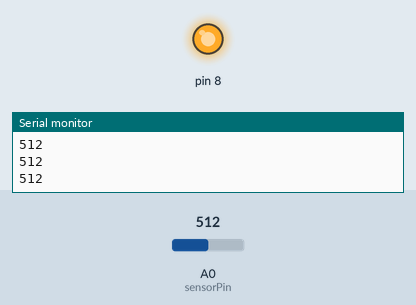
Recording of a sketch running on a simulated Arduino Uno, built with avr-gcc and run on an emulated ATmega328P. Shown: output pins drawn as LEDs (lit = HIGH), the last lines printed to the serial monitor. The inputs (shaded band) are chosen by the test bench; at power-on: A0 (sensorPin) = 512.

Above: at 1.2 s.
1.3 s: A0 (sensorPin) set to 805
2.8 s: A0 (sensorPin) set to 829
At 3.6 s:
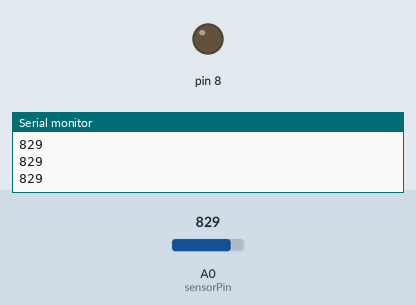
4.3 s: A0 (sensorPin) set to 810
At 4.7 s:
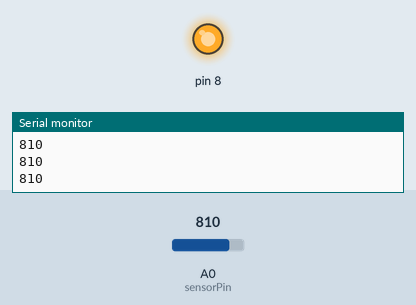
5.8 s: A0 (sensorPin) set to 830
At 7.1 s:
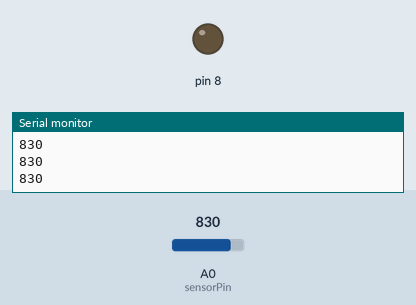
Timing chart, 0 to 8.3 s (numbered marks = the images above; inputs shaded):
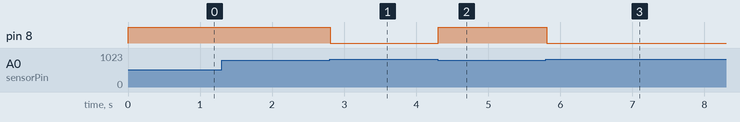

The sketch:

photoresistor_led.ino
```cpp
const int sensorPin = 0;
int lightLevel, high = 0, low = 1023;
void setup()
{
  Serial.begin(9600);
  pinMode(8,OUTPUT);
}


void loop()
{

  lightLevel = analogRead(sensorPin);
  Serial.println(lightLevel);
  if (lightLevel > 820){
    digitalWrite(8,LOW);
  }
  else {
    digitalWrite(8,HIGH);
  }
}
```

Measured:
- the behaviour switches between 820 and 821 on A0 (sensorPin) (found by bisection; images 0 and 1)
- after the input at 2.8 s, pin 8: HIGH → LOW at once
- after the input at 4.3 s, pin 8: LOW → HIGH at once
- after the input at 5.8 s, pin 8: HIGH → LOW at once
